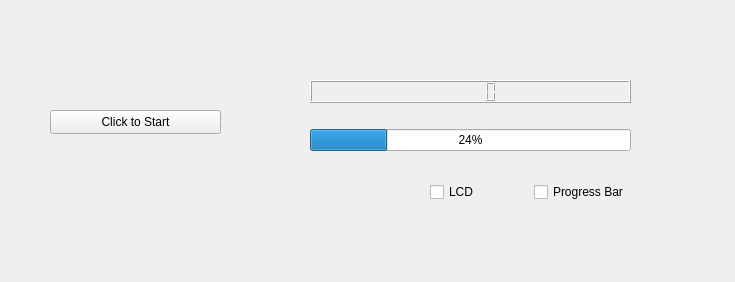
<?xml version="1.0" encoding="UTF-8"?>
<ui version="4.0">
 <class>Widget</class>
 <widget class="QWidget" name="Widget">
  <property name="geometry">
   <rect>
    <x>0</x>
    <y>0</y>
    <width>735</width>
    <height>282</height>
   </rect>
  </property>
  <property name="windowTitle">
   <string>Widget</string>
  </property>
  <widget class="QPushButton" name="pushButton">
   <property name="geometry">
    <rect>
     <x>50</x>
     <y>110</y>
     <width>171</width>
     <height>24</height>
    </rect>
   </property>
   <property name="sizePolicy">
    <sizepolicy hsizetype="Expanding" vsizetype="Fixed">
     <horstretch>0</horstretch>
     <verstretch>0</verstretch>
    </sizepolicy>
   </property>
   <property name="text">
    <string>Click to Start</string>
   </property>
  </widget>
  <widget class="QWidget" name="">
   <property name="geometry">
    <rect>
     <x>430</x>
     <y>180</y>
     <width>201</width>
     <height>24</height>
    </rect>
   </property>
   <layout class="QHBoxLayout" name="horizontalLayout">
    <item>
     <widget class="QCheckBox" name="lcd">
      <property name="text">
       <string>LCD</string>
      </property>
     </widget>
    </item>
    <item>
     <widget class="QCheckBox" name="progress">
      <property name="text">
       <string>Progress Bar</string>
      </property>
     </widget>
    </item>
   </layout>
  </widget>
  <widget class="QWidget" name="">
   <property name="geometry">
    <rect>
     <x>310</x>
     <y>60</y>
     <width>321</width>
     <height>111</height>
    </rect>
   </property>
   <layout class="QVBoxLayout" name="verticalLayout">
    <item>
     <widget class="QLCDNumber" name="lcdNumber">
      <property name="sizePolicy">
       <sizepolicy hsizetype="Expanding" vsizetype="Fixed">
        <horstretch>0</horstretch>
        <verstretch>0</verstretch>
       </sizepolicy>
      </property>
     </widget>
    </item>
    <item>
     <widget class="QProgressBar" name="progressBar">
      <property name="value">
       <number>24</number>
      </property>
     </widget>
    </item>
   </layout>
  </widget>
 </widget>
 <resources/>
 <connections/>
</ui>
